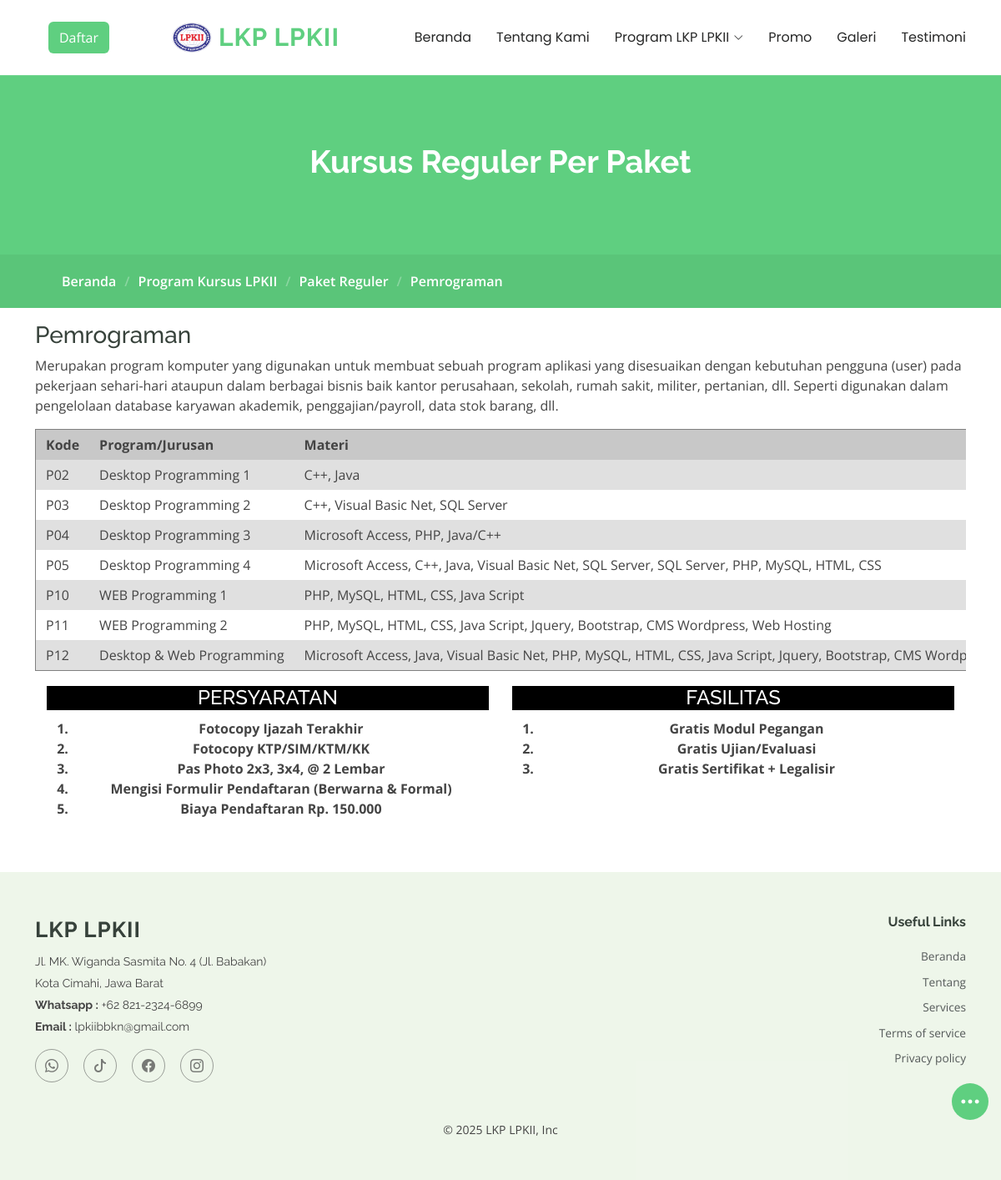
Screenshot of /pemrograman.php with the database file from the repository.
### tables this page shows
CREATE TABLE `paket_kursus` (
  `id_paket_kursus` int(11) NOT NULL,
  `kode` varchar(7) NOT NULL,
  `nama_paket` varchar(255) NOT NULL,
  `jp` varchar(10) NOT NULL,
  `harga` varchar(20) NOT NULL,
  `kode_jurusan` varchar(15) NOT NULL
);

### pemrograman.php (the view, shortened to what this page needs)
<?php
include 'koneksi.php';
include 'layout/header.php';
$result = mysqli_query($koneksi, "SELECT pk.id_paket_kursus,
       pk.kode,
       pk.nama_paket,
       GROUP_CONCAT(m.nama_materi SEPARATOR ', ') AS daftar_materi,
       pk.jp,
       pk.harga,
       pk.kode_jurusan
FROM paket_kursus pk
LEFT JOIN materi_paket mp ON pk.id_paket_kursus = mp.id_paket_kursus
LEFT JOIN materi m ON mp.id_materi = m.id_materi
WHERE pk.kode_jurusan = 'C'
GROUP BY pk.id_paket_kursus, pk.kode, pk.nama_paket, pk.jp, pk.harga, pk.kode_jurusan;");
?>
<!DOCTYPE html>
<html lang="en">
<head>
  <link href="assets/vendor/bootstrap/css/bootstrap.min.css" rel="stylesheet">
  <link href="assets/vendor/bootstrap-icons/bootstrap-icons.css" rel="stylesheet">
  <link href="assets/vendor/aos/aos.css" rel="stylesheet">
  <link href="assets/vendor/glightbox/css/glightbox.min.css" rel="stylesheet">
  <link href="assets/vendor/swiper/swiper-bundle.min.css" rel="stylesheet">
  <link href="assets/css/main.css" rel="stylesheet">
</head>
<body class="about-page">
  <main class="main">
    <div class="page-title" data-aos="fade">
      <div class="heading">
        <div class="container">
          <div class="row d-flex justify-content-center text-center">
            <div class="col-lg-8">
              <h1>Kursus Reguler Per Paket<br></h1>
            </div>
          </div>
        </div>
      </div>
      <nav class="breadcrumbs">
        <div class="container">
          <ol>
            <li><a href="index">Beranda</a></li>
            <li><a href="program">Program Kursus LPKII</a></li>
            <li><a href="paket">Paket Reguler</a></li>
            <li class="current">Pemrograman<br></li>
          </ol>
        </div>
      </nav>
    </div>
    <div class="container mt-3 mb-5">
      <div class="col-lg-12">
        <h3>Pemrograman</h3>
        <p>Merupakan program komputer yang digunakan untuk membuat sebuah program aplikasi yang disesuaikan
          dengan kebutuhan pengguna (user) pada pekerjaan sehari-hari ataupun dalam berbagai bisnis baik kantor
          perusahaan, sekolah, rumah sakit, militer, pertanian, dll. Seperti digunakan dalam pengelolaan database
          karyawan akademik, penggajian/payroll, data stok barang, dll.</p>
      </div>
      <div class="overflow-x-scroll">
        <table border=1 style="width: max-content;">
          <thead>
            <tr>
              <th>Kode</th>
              <th>Program/Jurusan</th>
              <th>Materi</th>
            </tr>
          </thead>
          <tbody>
            <?php
            while ($data = mysqli_fetch_assoc($result)) {
            ?>
              <tr>
                <td><?= $data['kode']; ?></td>
                <td><?= $data['nama_paket']; ?></td>
                <td><?= $data['daftar_materi']; ?></td>
              </tr>
            <?php } ?>
          </tbody>
        </table>
      </div>
      <div class="container mt-3">
        <div class="row">
          <div class="col-lg-6 text-center">
            <h4 style="color:#fff; background-color:#000; border: 2px solid white;">PERSYARATAN</h4>
            <ol style="background-color:#ffffff;">
              <b>
                <li>Fotocopy Ijazah Terakhir</li>
                <li>Fotocopy KTP/SIM/KTM/KK</li>
                <li>Pas Photo 2x3, 3x4, @ 2 Lembar</li>
                <li>Mengisi Formulir Pendaftaran (Berwarna & Formal)</li>
                <li>Biaya Pendaftaran Rp. 150.000</li>
              </b>
            </ol>
          </div>
          <div class="col-lg-6 text-center">
            <h4 style="color:#fff; background-color:#000; border: 2px solid white;">FASILITAS</h4>
            <ol>
              <b>
                <li>Gratis Modul Pegangan</li>
                <li>Gratis Ujian/Evaluasi</li>
                <li>Gratis Sertifikat + Legalisir</li>
              </b>
            </ol>
          </div>
        </div>
      </div>
    </div>
  </main>
  <?php
  include 'layout/footer.php';
  ?>
  <div class="floating-container">
    <button class="floating-btn" style="background-color: #5fcf80;">
      <i class="bi bi-three-dots"></i>
    </button>
    <div class="floating-menu">
    </div>
  </div>
</body>
</html>

### assets/css/main.css (style rules this page uses)
:root { --default-font: "Open Sans", system-ui, -apple-system, "Segoe UI", Roboto, "Helvetica Neue", Arial, "Noto Sans", "Liberation Sans", sans-serif, "Apple Color Emoji", "Segoe UI Emoji", "Segoe UI Symbol", "Noto Color Emoji"; --heading-font: "Raleway", sans-serif; --nav-font: "Poppins", sans-serif; }
:root { --background-color: #ffffff; --default-color: #444444; --heading-color: #37423b; --accent-color: #5fcf80; --surface-color: #ffffff; --contrast-color: #ffffff; }
:root { --nav-color: #272828; --nav-hover-color: #5fcf80; --nav-mobile-background-color: #ffffff; --nav-dropdown-background-color: #ffffff; --nav-dropdown-color: #272828; --nav-dropdown-hover-color: #5fcf81; }
:root { scroll-behavior: smooth; }
body { color: var(--default-color); background-color: var(--background-color); font-family: var(--default-font); }
a { color: var(--accent-color); text-decoration: none; transition: 0.3s; }
h1, h2, h3, h4, h5, h6 { color: var(--heading-color); font-family: var(--heading-font); }
.page-title { --default-color: var(--contrast-color); --background-color: var(--accent-color); --heading-color: var(--contrast-color); color: var(--default-color); background-color: var(--background-color); position: relative; }
.page-title .heading { padding: 80px 0; border-top: 1px solid color-mix(in srgb, var(--default-color), transparent 90%); }
.page-title .heading h1 { font-size: 38px; font-weight: 700; }
.page-title nav { background-color: color-mix(in srgb, var(--accent-color) 90%, black 5%); padding: 20px 0; }
.page-title nav a { color: var(--default-color); }
.page-title nav ol { display: flex; flex-wrap: wrap; list-style: none; margin: 0; font-size: 16px; font-weight: 600; }
.page-title nav ol li+li { padding-left: 10px; }
.page-title nav ol li+li::before { content: "/"; display: inline-block; padding-right: 10px; color: color-mix(in srgb, var(--default-color), transparent 70%); }

### pemrograman.php (style rules this page uses)
table { width: 100%; border-collapse: collapse; }
th, td { border: 1px solid #000; padding: 6px 12px; text-align: left; }
th { background-color: rgb(200, 200, 200); }
tr:nth-child(odd) { background-color: rgba(224, 224, 224, 1); }
.floating-container { position: fixed; bottom: 72px; right: 15px; z-index: 998; }
.floating-btn { width: 44px; height: 44px; border-radius: 50%; border: none; background-color: #5fcf80; color: #fff; font-size: 26px; cursor: pointer; display: flex; align-items: center; justify-content: center; line-height: 1; transition: transform 0.3s, background 0.3s; }
.floating-menu { position: absolute; bottom: 48px; right: 0; display: flex; flex-direction: column; align-items: center; }

### rows the page displays
paket_kursus: kode "P02", nama_paket "Desktop Programming 1", daftar_materi "C++, Java"
paket_kursus: kode "P03", nama_paket "Desktop Programming 2", daftar_materi "C++, Visual Basic Net, SQL Server"
paket_kursus: kode "P04", nama_paket "Desktop Programming 3", daftar_materi "Microsoft Access, PHP, Java/C++"
paket_kursus: kode "P05", nama_paket "Desktop Programming 4", daftar_materi "Microsoft Access, C++, Java, Visual Basic Net, SQL Server, SQL Server, PHP, MySQL, HTML, CSS"
paket_kursus: kode "P10", nama_paket "WEB Programming 1", daftar_materi "PHP, MySQL, HTML, CSS, Java Script"
paket_kursus: kode "P11", nama_paket "WEB Programming 2", daftar_materi "PHP, MySQL, HTML, CSS, Java Script, Jquery, Bootstrap, CMS Wordpress, Web Hosting"
paket_kursus: kode "P12", nama_paket "Desktop & Web Programming", daftar_materi "Microsoft Access, Java, Visual Basic Net, PHP, MySQL, HTML, CSS, Java Script, Jquery, Bootstrap, CMS…"
